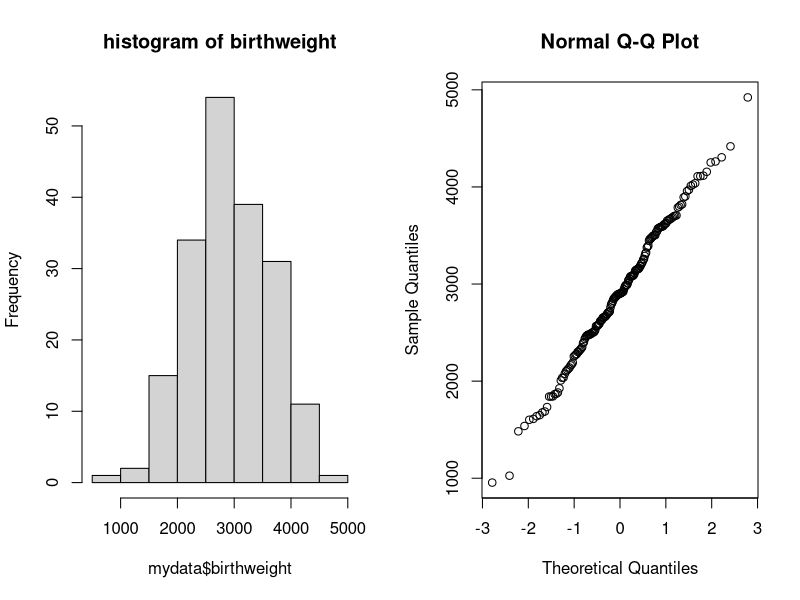
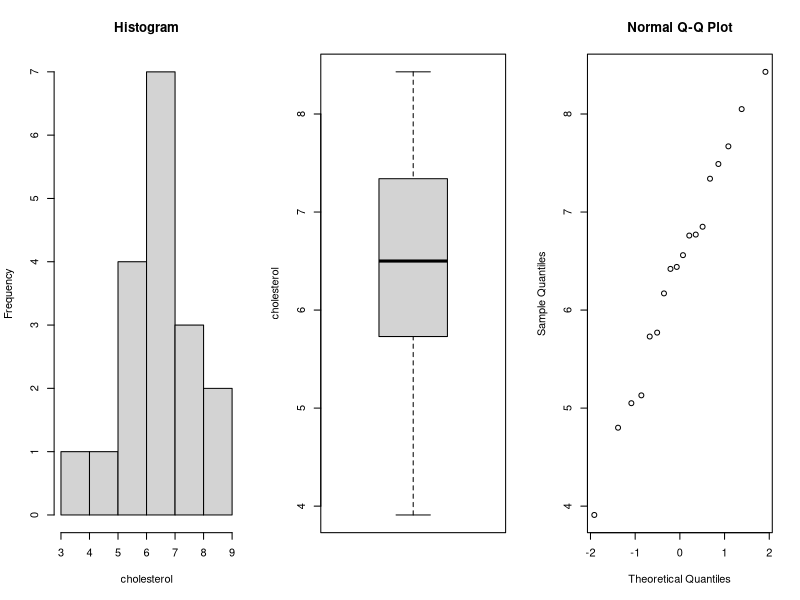
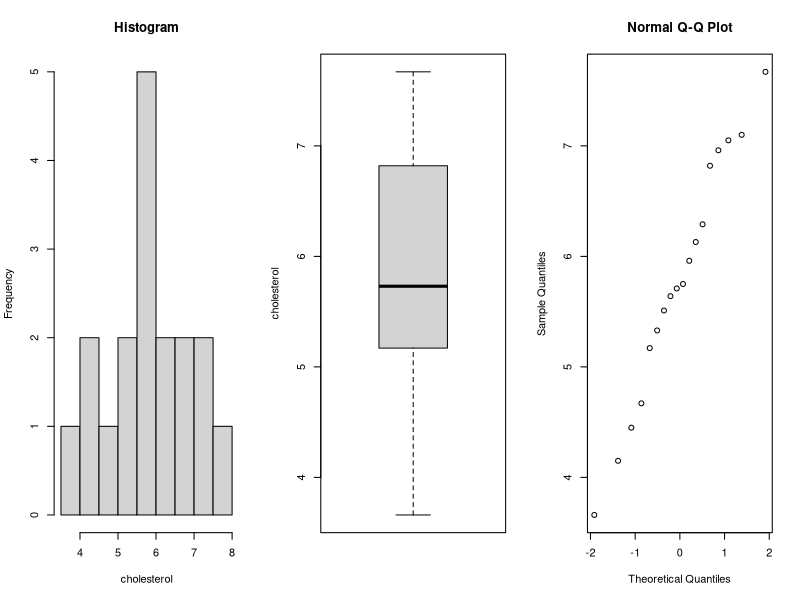
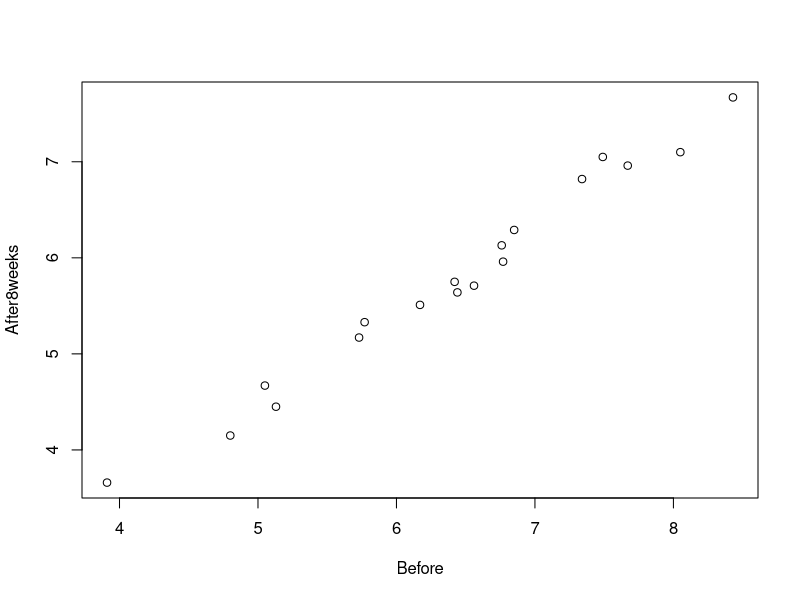
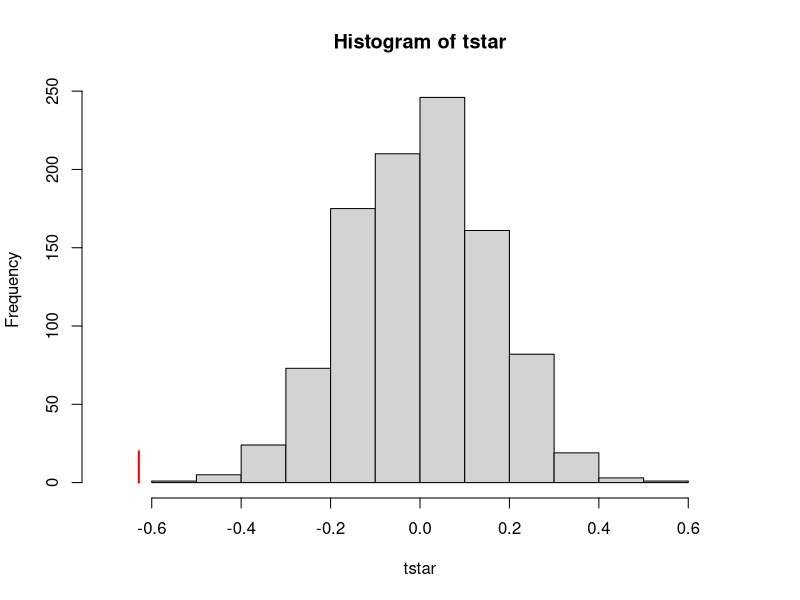
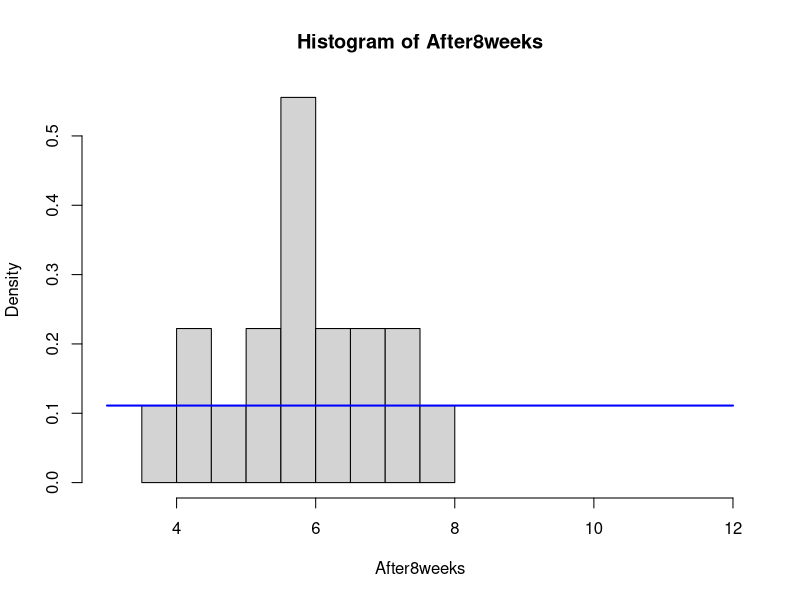
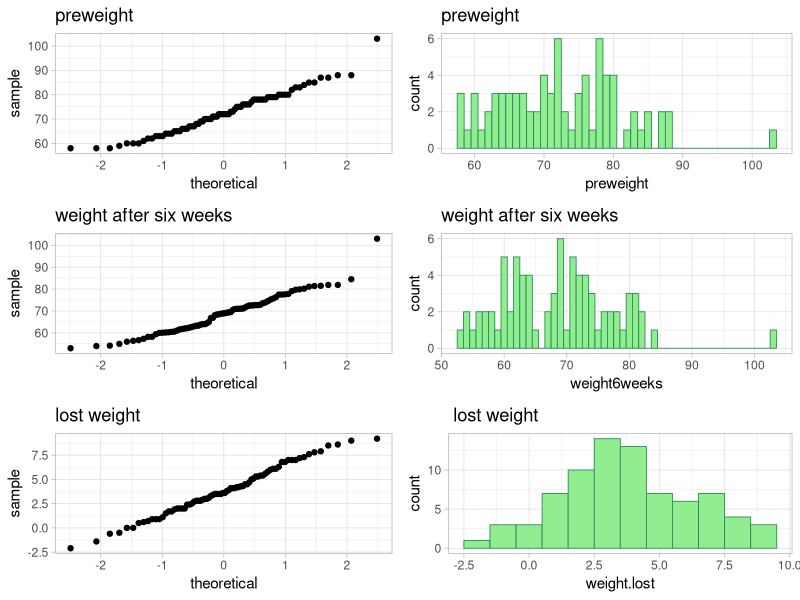
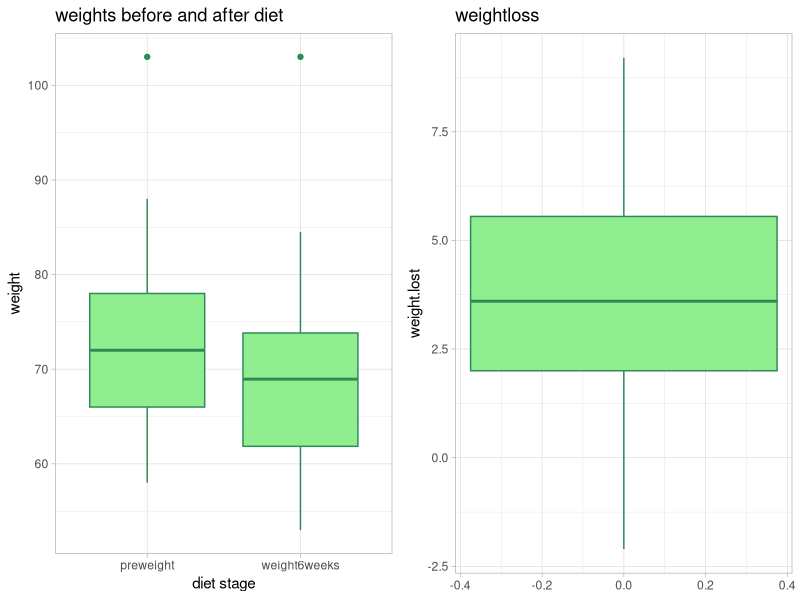

Write the R code that produced these figures, in order.
## ---- chunk 1
knitr::opts_chunk$set(echo = TRUE)
options(digits=3)
library(ggplot2)
library(readr)
library(gridExtra)
library(viridis)
library(reshape2)   
library(dplyr)
library(boot)
library(pwr)
## ---- chunk 2
mydata <- read.table("birthweight.txt", header = TRUE, sep = "\n")
mu <- mean(mydata$birthweight)
sigma = sd(mydata$birthweight)

## ---- chunk 3
p=shapiro.test(mydata$birthweight)[[2]]; p
## ---- chunk 4
par(mfrow=c(1,2))
hist(mydata$birthweight, main='histogram of birthweight')
qqnorm(mydata$birthweight)
## ---- chunk 5
n <- length(mydata$birthweight)
alpha <- 0.04
t_value <- qt(1-alpha/2, df=n-1)
t_value
lower_bound <- mu - t_value*sigma/sqrt(n)
upper_bound <- mu + t_value*sigma/sqrt(n)
## ---- chunk 6
boot_fn <- function(data, index) mean(data[index])
boot_data <- boot(mydata$birthweight, boot_fn, R=1000)
quantile(boot_data$t, c(0.02, 0.98))
## ---- chunk 7
t.test(mydata$birthweight, mu = 2800, alternative = 'greater')
## ---- chunk 8
num_above <- sum(mydata$birthweight > 2800)
num_below <- sum(mydata$birthweight < 2800)
## ---- chunk 9
binom.test(num_above, num_above + num_below, p = 0.5, alternative = "greater")
## ---- chunk 10
sig.level <- 0.05 
effect.size <- (2913.293 - 2800) / sigma 
power_t <- pwr.t.test(n = n, d = effect.size, sig.level = sig.level, type = "one.sample", alternative = "greater")$power
birthweight <- c(2786, 2977, 3076, 3277, 2826, 3106, 3016, 3131, 2846, 3011)
## ---- chunk 11
f <- function(x) x - qnorm(0.975)*sqrt((x*(1-x))/n) - 0.25
p.hat <- uniroot(f, c(0.25, 1))$root

me=qnorm(0.9975)*sqrt((p.hat*(1-p.hat))/n)
p.hat_right=p.hat+me
p.hat_right
## ---- chunk 12
set.seed(111) # for reproducibility
gender <- c(sample(c(rep("male", 34), rep("female", 28))),sample(c(rep("male", 61), rep("female", 65))))
ascData <- data.frame(weight=order(mydata$birthweight),gender=gender)

p=t.test(weight ~ gender, data = ascData)[[3]]; p
## ---- chunk 13
data=read.table(file="cholesterol.txt",header=TRUE)
Before = data$Before
After8weeks = data$After8weeks
## ---- chunk 14
par(mfrow=c(1,3))

summary(Before)

hist(Before,xlab='cholesterol', main='Histogram')
boxplot(Before, ylab='cholesterol')
qqnorm(Before)
## ---- chunk 15
par(mfrow=c(1,3))

summary(After8weeks)
hist(After8weeks, xlab='cholesterol', main='Histogram')
boxplot(After8weeks, ylab='cholesterol')
qqnorm(After8weeks)

par(mfrow=c(1,1))
## ---- chunk 16
cor(Before,After8weeks)
## ---- chunk 17
plot(Before,After8weeks)
## ---- chunk 18
p=t.test(After8weeks, Before, paired = TRUE)[[3]]; p
## ---- chunk 19
p=wilcox.test(After8weeks, Before, paired = TRUE)[[3]]; p
## ---- chunk 20
mystat=function(x,y) {mean(x-y)}
B=1000; tstar=numeric(B)
for (i in 1:B) {
  dietstar=t(apply(cbind(After8weeks,Before),1,sample))
  tstar[i]=mystat(dietstar[,1],dietstar[,2]) }
myt=mystat(After8weeks,Before)

myt
## ---- chunk 21
hist(tstar, xlim=c(-0.7,0.7))
lines(rep(myt,2),c(0,20), col="red",lwd=2)
## ---- chunk 22
pl=sum(tstar<myt)/B
pr=sum(tstar>myt)/B
p=2*min(pl,pr); p
## ---- chunk 23
x.bar = mean(After8weeks)
theta.hat = 2 * x.bar - 3
## ---- chunk 24
z = qnorm(0.975) 
sigma = sqrt(((theta.hat - 3)^2)/(12*18*18))
me = z * sigma

ci = c(theta.hat - me, theta.hat + me)
ci
## ---- chunk 25
hist(After8weeks, freq = FALSE, xlim = c(3, 12))
curve(dunif(x, min = 3, max = 12), add = TRUE, col="blue", lwd = 2)
## ---- chunk 26
H0=rep(1, 9)
for(theta in 4:12){
  n=length(After8weeks); t=max(After8weeks)
  B=1000; Tstar=numeric(B)
  for(i in 1:B) {
   Xstar=runif(n,3,theta)
   Tstar[i]=max(Xstar)}
  pl=sum(Tstar<t)/B;pr=sum(Tstar>t)/B
  p=2*min(pl,pr)
  if(p<0.05){H0[theta-3]=0}}
H0
## ---- chunk 27
H0=rep(1,9)
for(theta in 4:12){
  n=length(After8weeks)
  sample=runif(n,3,theta)
  p=ks.test(After8weeks,sample)$p.value
  if(p<0.05){H0[theta-3]=0}
}
H0
## ---- chunk 28
p=wilcox.test(After8weeks,mu=6,alt="l")[[3]]; p
## ---- chunk 29
n=sum(After8weeks<4.5)
prop=n/length(After8weeks);prop
## ---- chunk 30
data <- read.table(file= 'diet.txt', header=TRUE)
#View(data)
## ---- chunk 31
data$weight.lost <- 0
for (i in 1:78) {
  data$weight.lost[i] <- data$preweight[i] - data$weight6weeks[i]
}
#summary(data) #inspect data
## ---- chunk 32
head(data, n = 3) #weight.lost column has been added
## ---- chunk 33
qq_pre <- ggplot(data) + geom_qq(aes(sample=preweight)) + theme_light() + labs(title="preweight")
qq_post <- ggplot(data) + geom_qq(aes(sample=weight6weeks))  + theme_light()  + labs(title="weight after six weeks")

hist_pre <- ggplot(data, aes(x=preweight))+ geom_histogram(binwidth=1, color="seagreen", fill="lightgreen", linewidth=.3) + theme_light() + labs(title="preweight")
hist_post <- ggplot(data, aes(x=weight6weeks))+ geom_histogram(binwidth=1, color="seagreen", fill="lightgreen", linewidth=.3) + theme_light() + labs(title="weight after six weeks")


#max(data$preweight)
#max(data$weight6weeks)

qq_diff <- ggplot(data) + geom_qq(aes(sample=weight.lost)) + theme_light() + labs(title="lost weight") 
hist_diff <- ggplot(data, aes(x=weight.lost))+ geom_histogram(binwidth=1, color="seagreen", fill="lightgreen", linewidth=.3) + theme_light() + labs(title=" lost weight")

grid.arrange(qq_pre, hist_pre, qq_post, hist_post, qq_diff, hist_diff, ncol=2)

## ---- chunk 34
stp <- shapiro.test(data$preweight)
sta <- shapiro.test(data$weight6weeks)
stp$p.value
sta$p.value
## ---- chunk 35
data_subset <- dplyr::select(data, preweight, weight6weeks)
data_long <- melt(data_subset)

weight_boxplt <- ggplot(data_long, aes(x = variable, y = value)) +         
  geom_boxplot(color="seagreen", fill="lightgreen") + labs(title = 'weights before and after diet', x = 'diet stage', y = 'weight')+ theme_light()

diet_boxplt <- ggplot(data, aes( y=weight.lost)) + geom_boxplot(color="seagreen", fill="lightgreen") + labs(title='weightloss') + theme_light()

grid.arrange(weight_boxplt, diet_boxplt,  ncol = 2)

## ---- chunk 36
t_test1 <- t.test(data$preweight, data$weight6weeks, data = data, paired = TRUE)
t_test1$p.value
## ---- chunk 37
diet_g_boxplt <- ggplot(data, aes( y=weight.lost, group = diet)) + geom_boxplot(color="seagreen", fill="lightgreen") + labs(title='weightloss per diet') + theme_light()
diet_g_boxplt
## ---- chunk 38
data$diet <- as.factor(data$diet) # diet is numerical but needs to be factor for ANOVA
is.factor(data$diet) # True
summary(data$diet) #design is not balanced

# treatment parametrization, diet1 is base level
dietaov <- lm(weight.lost ~ diet, data=data)
a1 <- anova(dietaov)
summary(dietaov)

# sum parametrization
contrasts(data$diet)=contr.sum
dietaov2 <- lm(weight.lost ~ diet, data=data)
a2 <- anova(dietaov2)
summary(dietaov2)

# t-test
data_diet2 <- data[data$diet == 2,]
data_diet3 <- data[data$diet == 3,]
names(data_diet3)[8]<- paste("weight.lost2")
data_diet23 <- cbind(data_diet2,data_diet3)
t_test2 <- t.test(data_diet23$weight.lost, data_diet23$weight.lost2, data = data_diet23, paired = FALSE)

## ---- chunk 39
qq_aovres1 <- ggplot(data) + geom_qq(aes(sample=residuals(dietaov)))  + theme_light()  + labs(title="weight.lost ~ diet treatment")
scatter_aovres1 <- ggplot(dietaov, aes(fitted(dietaov), residuals(dietaov))) + geom_point() + theme_light() + labs(title="weight.lost ~ diet treatment")

qq_aov2res2 <- ggplot(data) + geom_qq(aes(sample=residuals(dietaov2)))  + theme_light()  + labs(title="weight.lost ~ diet sum")
scatter_aov2res2 <- ggplot(dietaov2, aes(fitted(dietaov2), residuals(dietaov2))) + geom_point() + theme_light() + labs(title="lm weight.lost ~ diet sum")

grid.arrange(qq_aovres1, scatter_aovres1, ncol=2)
grid.arrange(qq_aov2res2, scatter_aov2res2, ncol=2)
## ---- chunk 40
data$gender <- as.factor(data$gender)
is.factor(data$gender) # TRUE

genderlmm <- lm(weight.lost ~ diet + gender, data = data) # main effects
genderaovm <- anova(genderlmm)

genderlmi <- lm(weight.lost ~ diet * gender, data = data) # interaction effects
genderaovi <- anova(genderlmi)
## ---- chunk 41
par(mfrow=c(1,2))
interaction.plot(data$gender, data$diet, data$weight.lost)
interaction.plot(data$diet, data$gender, data$weight.lost)
## ---- chunk 42
par(mfrow=c(1,2))
qqnorm(residuals(genderlmm))
qqnorm(residuals(genderlmi))

## ---- chunk 43
scatter_genderlmm <- ggplot(genderlmm, aes(fitted(genderlmm), residuals(genderlmm))) + geom_point() + theme_light() + labs(title="Fitted against actual residuals of lm weight.lost ~ diet + gender")
scatter_genderlmi <- ggplot(genderlmi, aes(fitted(genderlmi), residuals(genderlmi))) + geom_point() + theme_light() + labs(title="Fitted against actual residuals of lm weight.lost ~ diet * gender")

grid.arrange(scatter_genderlmm, scatter_genderlmi, ncol=2)

## ---- chunk 44
data_gender0 <- data[data$gender == 0,]
data_gender1 <- data[data$gender == 1,]

summary(data_gender0$preweight) # to find mean preweight for gender 0
summary(data_gender1$preweight) # to find mean preweight for gender 1
newdata <- data.frame(gender=c(0,0,0,1,1,1), 
 preweight=c(67.12,67.12,67.12,79.03,79.03,79.03), diet=c(1,2,3,1,2,3))
newdata$gender <- as.factor(newdata$gender)
newdata$diet <- as.factor(newdata$diet)
predict(genderlmi, newdata)
